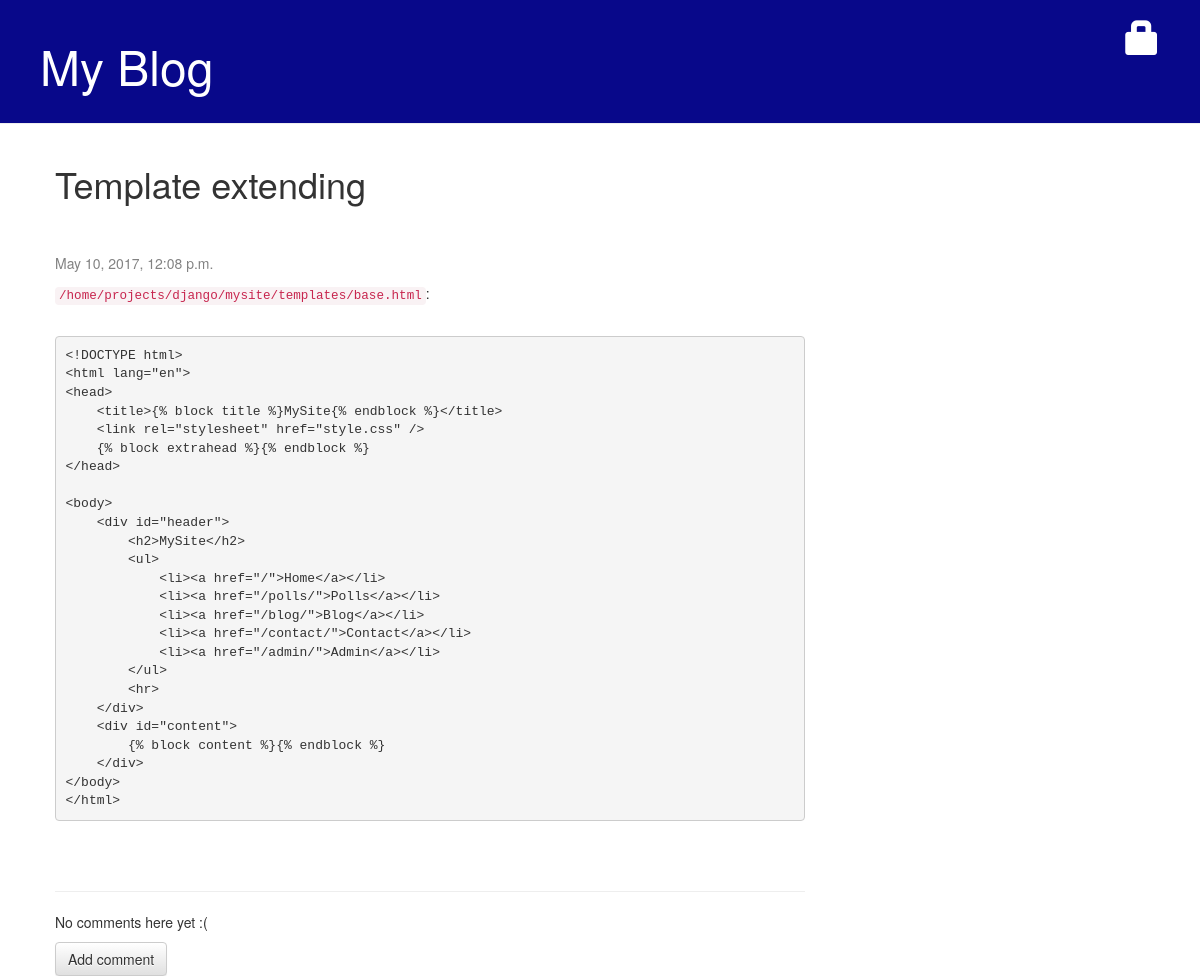
The app's page /blog/post/4/, older data.
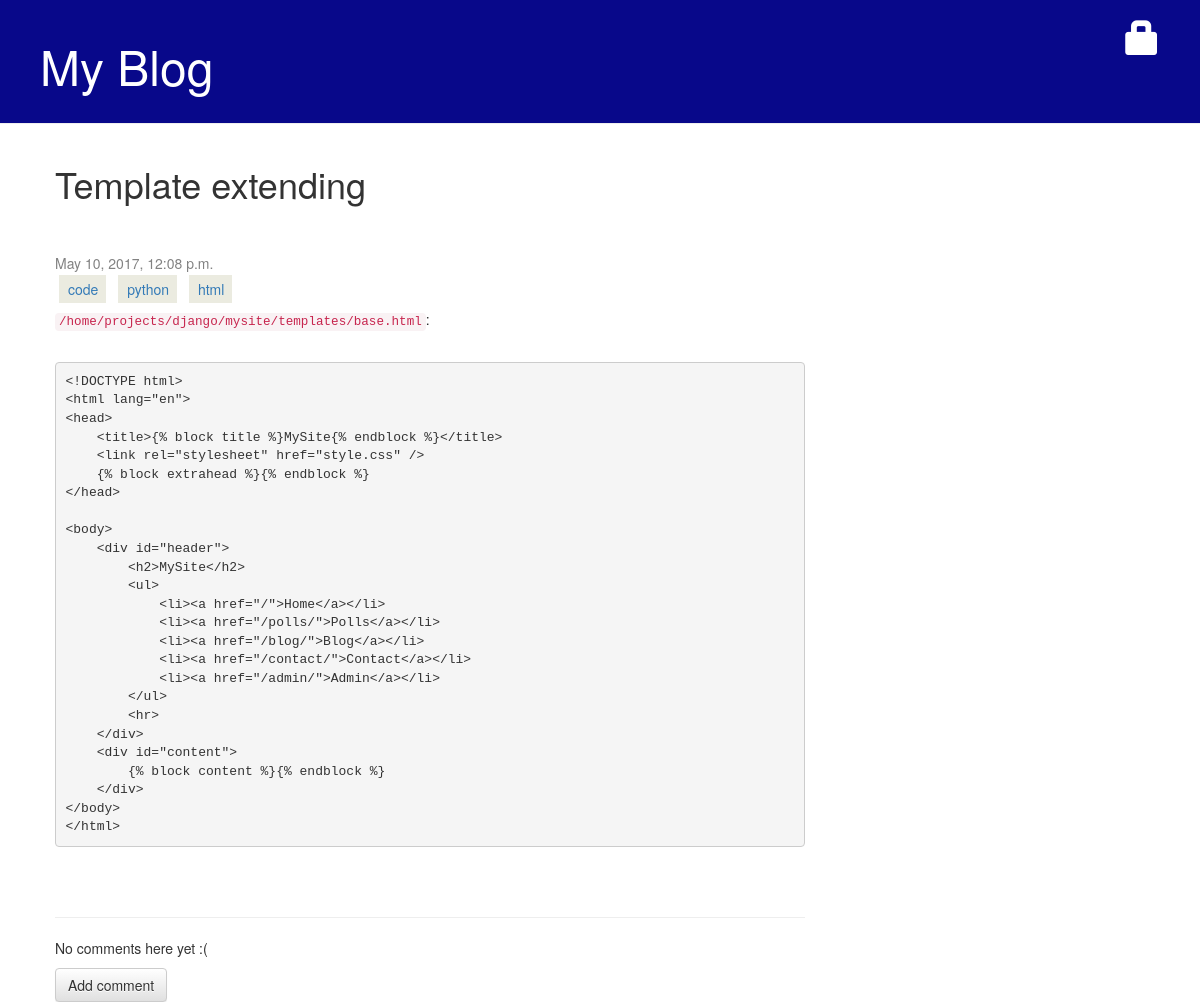
The same page, newer data.
### blog/models.py (models this page shows, shortened)
class Tag(models.Model):
    name = models.CharField(max_length=200, blank=True, null=True)

### blog/views.py (the view)
# urls.py: url(r'^post/(?P<pk>\d+)/$', views.post_detail, name='post_detail'),
def post_detail(request, pk):
    post = get_object_or_404(Post, pk=pk)
    return render(request, 'blog/post_detail.html', {'post': post})

### blog/templates/blog/post_detail.html (shortened to what this page needs)
{% extends 'blog/base.html' %}
{% block content %}
    <div class="post">
        <h1>{{ post.title }}</h1>
	<br/>
        <br/>
	{% if post.published_date %}
            <div class="date">
                {{ post.published_date }}
            </div>
        {% else %}
		<a class="btn btn-default" href="{% url 'post_publish' pk=post.pk %}">Publish</a>
	{% endif %}
	<div class="tags">
                        {% for tag in post.tags.all %}
                        <span class="mytag"><a href="{% url 'posts_list_by_tag' tag_pk=tag.pk %}">{{ tag.name }}</a></span>
                        {% endfor %}
        </div>
        <p>{{ post.text|safe|linebreaksbr }}</p>
    </div>
<hr>
{% for comment in post.comments.all %}
    {% if user.is_authenticated or comment.approved_comment %}
    <div class="comment">
        <div class="date">
            {{ comment.created_date }}
            {% if not comment.approved_comment %}
                <a class="btn btn-default" href="{% url 'comment_remove' pk=comment.pk %}"><span class="glyphicon glyphicon-remove"></span></a>
                <a class="btn btn-default" href="{% url 'comment_approve' pk=comment.pk %}"><span class="glyphicon glyphicon-ok"></span></a>
            {% endif %}
        </div>
        <strong>{{ comment.author }}</strong>
        <p>{{ comment.text|linebreaks }}</p>
    </div>
    {% endif %}
{% empty %}
    <p>No comments here yet :(</p>
{% endfor %}
<a class="btn btn-default" href="{% url 'add_comment_to_post' pk=post.pk %}">Add comment</a>
{% endblock %}

Row changes from the older to the newer data that the page shows:
added Tag: name "code"
added Tag: name "python"
added Tag: name "html"
